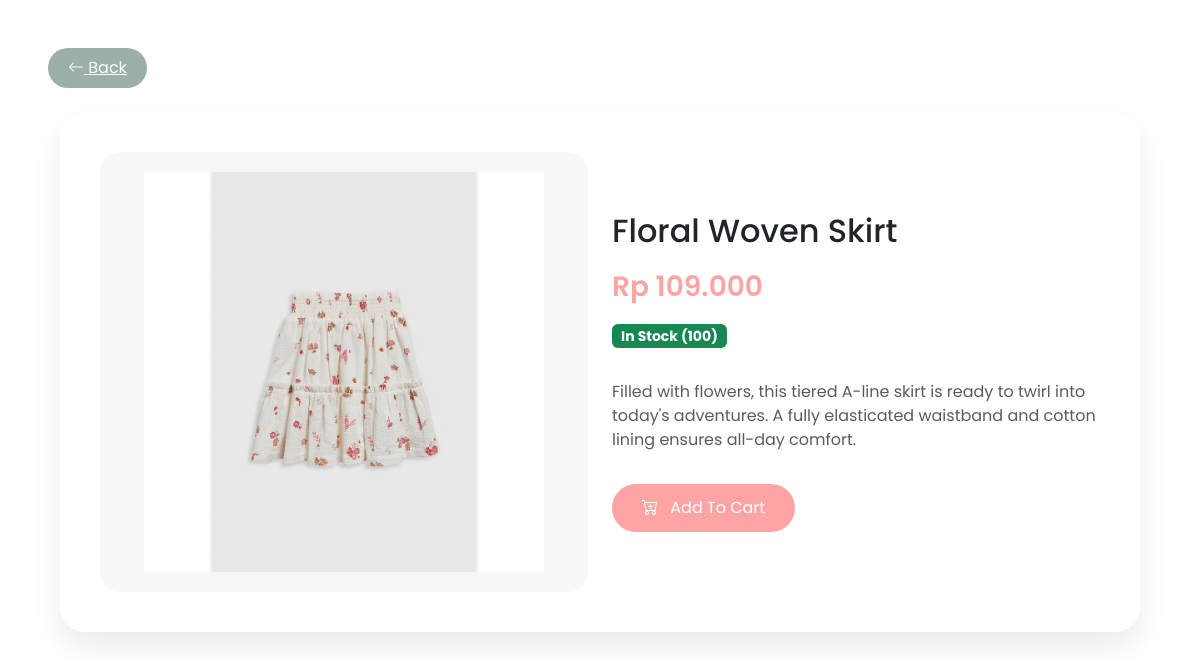
Screenshot of /customer/product-detail.php?id=16 with the database file from the repository.
### tables this page shows
CREATE TABLE `products` (
  `id` int(11) NOT NULL,
  `name` varchar(100) NOT NULL,
  `description` text DEFAULT NULL,
  `category` varchar(100) NOT NULL,
  `price` decimal(10,2) NOT NULL,
  `stock` int(11) NOT NULL,
  `image` varchar(255) NOT NULL,
  `created_at` timestamp NOT NULL DEFAULT current_timestamp()
);

### customer/product-detail.php (the view, shortened to what this page needs)
<?php
include '../config/database.php';
$id = $_GET['id'];
$product = mysqli_query($conn, "SELECT * FROM products WHERE id='$id'");
$data = mysqli_fetch_assoc($product);
?>
<!DOCTYPE html>
<html lang="en">
<head>
<link href="https://cdn.jsdelivr.net/npm/bootstrap@5.3.2/dist/css/bootstrap.min.css" rel="stylesheet">
<link href="https://cdn.jsdelivr.net/npm/bootstrap-icons/font/bootstrap-icons.css" rel="stylesheet">
</head>
<body class="p-5">
<a href="index.php" class="back-btn mb-4 d-inline-block">
    <i class="bi bi-arrow-left"></i> Back
</a>
<div class="container">
    <div class="detail-card">
        <div class="row align-items-center">
            <div class="col-md-6">
                <div class="product-img">
                    <img src="../assets/uploads/<?= $data['image']; ?>">
                </div>
            </div>
            <div class="col-md-6">
                <h2 class="mb-3"><?= $data['name']; ?></h2>
                <div class="price mb-3">
                    Rp <?= number_format($data['price'],0,',','.') ?>
                </div>
                <?php if($data['stock'] > 0): ?>
                    <span class="badge bg-success stock-badge mb-3">
                        In Stock (<?= $data['stock']; ?>)
                    </span>
                <?php else: ?>
                    <span class="badge bg-danger stock-badge mb-3">
                        Out Of Stock
                    </span>
                <?php endif; ?>
                <p class="mt-3 text-muted">
                    <?= $data['description'] ?? 'No description available.' ?>
                </p>
                <?php if($data['stock'] > 0): ?>
                    <form method="POST" action="../process/add-to-cart.php">
                        <button type="submit" class="add-btn mt-3">
                            <i class="bi bi-cart-plus me-2"></i>
                            Add To Cart
                        </button>
                    </form>
                <?php endif; ?>
            </div>
        </div>
    </div>
</div>
</body>
</html>

### customer/product-detail.php (style rules this page uses)
body { font-family:'Poppins', sans-serif; background:#ffff; }
.detail-card { background:white; border-radius:25px; padding:40px; box-shadow:0 15px 30px rgba(0,0,0,0.08); }
.product-img { background:#f8f8f8; border-radius:20px; padding:20px; text-align:center; }
.product-img img { max-width:100%; max-height:400px; }
.price { font-size:28px; font-weight:600; color:#FFA4A4; }
.stock-badge { font-size:14px; }
.add-btn { background:#FFA4A4; color:white; border:none; padding:12px 30px; border-radius:30px; transition:0.3s; }
.back-btn { background:#9CAFAA; color:white; border:none; padding:8px 20px; border-radius:20px; }

### rows the page displays
products: image (picture), name "Floral Woven Skirt", price "109.000", stock "100", description "Filled with flowers, this tiered A-line skirt is ready to twirl into today's adventures. A fully elasticated waistband and cotton lining ensures all-day comfort."
